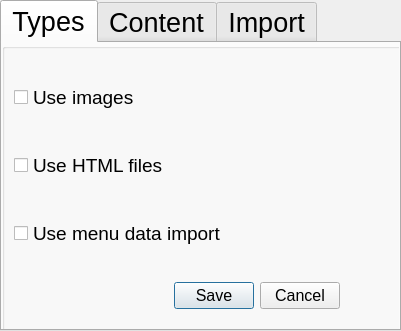
<?xml version="1.0" encoding="UTF-8"?>
<ui version="4.0">
 <class>ConfigDialog</class>
 <widget class="QDialog" name="ConfigDialog">
  <property name="windowModality">
   <enum>Qt::ApplicationModal</enum>
  </property>
  <property name="geometry">
   <rect>
    <x>0</x>
    <y>0</y>
    <width>401</width>
    <height>331</height>
   </rect>
  </property>
  <property name="sizePolicy">
   <sizepolicy hsizetype="MinimumExpanding" vsizetype="MinimumExpanding">
    <horstretch>0</horstretch>
    <verstretch>0</verstretch>
   </sizepolicy>
  </property>
  <property name="minimumSize">
   <size>
    <width>400</width>
    <height>300</height>
   </size>
  </property>
  <property name="windowTitle">
   <string>Settings</string>
  </property>
  <layout class="QVBoxLayout" name="verticalLayout_6">
   <property name="spacing">
    <number>0</number>
   </property>
   <property name="leftMargin">
    <number>0</number>
   </property>
   <property name="topMargin">
    <number>0</number>
   </property>
   <property name="rightMargin">
    <number>0</number>
   </property>
   <property name="bottomMargin">
    <number>0</number>
   </property>
   <item>
    <widget class="QTabWidget" name="settingsTabs">
     <property name="sizePolicy">
      <sizepolicy hsizetype="Minimum" vsizetype="Minimum">
       <horstretch>0</horstretch>
       <verstretch>0</verstretch>
      </sizepolicy>
     </property>
     <property name="minimumSize">
      <size>
       <width>200</width>
       <height>180</height>
      </size>
     </property>
     <property name="font">
      <font>
       <pointsize>20</pointsize>
      </font>
     </property>
     <property name="tabPosition">
      <enum>QTabWidget::North</enum>
     </property>
     <property name="tabShape">
      <enum>QTabWidget::Rounded</enum>
     </property>
     <property name="currentIndex">
      <number>0</number>
     </property>
     <widget class="QWidget" name="typesTab">
      <property name="sizePolicy">
       <sizepolicy hsizetype="MinimumExpanding" vsizetype="MinimumExpanding">
        <horstretch>0</horstretch>
        <verstretch>0</verstretch>
       </sizepolicy>
      </property>
      <property name="minimumSize">
       <size>
        <width>500</width>
        <height>300</height>
       </size>
      </property>
      <attribute name="title">
       <string>Types</string>
      </attribute>
      <layout class="QVBoxLayout" name="verticalLayout_4">
       <property name="spacing">
        <number>0</number>
       </property>
       <property name="leftMargin">
        <number>0</number>
       </property>
       <property name="topMargin">
        <number>0</number>
       </property>
       <property name="rightMargin">
        <number>0</number>
       </property>
       <property name="bottomMargin">
        <number>0</number>
       </property>
       <item>
        <widget class="QGroupBox" name="groupBox">
         <property name="sizePolicy">
          <sizepolicy hsizetype="MinimumExpanding" vsizetype="MinimumExpanding">
           <horstretch>0</horstretch>
           <verstretch>0</verstretch>
          </sizepolicy>
         </property>
         <property name="minimumSize">
          <size>
           <width>100</width>
           <height>100</height>
          </size>
         </property>
         <property name="font">
          <font>
           <pointsize>16</pointsize>
           <weight>50</weight>
           <bold>false</bold>
          </font>
         </property>
         <property name="title">
          <string/>
         </property>
         <layout class="QVBoxLayout" name="verticalLayout">
          <property name="spacing">
           <number>0</number>
          </property>
          <property name="topMargin">
           <number>0</number>
          </property>
          <property name="rightMargin">
           <number>0</number>
          </property>
          <property name="bottomMargin">
           <number>0</number>
          </property>
          <item>
           <widget class="QCheckBox" name="useImagesCheck">
            <property name="sizePolicy">
             <sizepolicy hsizetype="MinimumExpanding" vsizetype="Fixed">
              <horstretch>0</horstretch>
              <verstretch>0</verstretch>
             </sizepolicy>
            </property>
            <property name="minimumSize">
             <size>
              <width>100</width>
              <height>40</height>
             </size>
            </property>
            <property name="font">
             <font>
              <pointsize>14</pointsize>
              <weight>50</weight>
              <bold>false</bold>
             </font>
            </property>
            <property name="text">
             <string>Use images</string>
            </property>
           </widget>
          </item>
          <item>
           <widget class="QCheckBox" name="useHtmlFileCheck">
            <property name="minimumSize">
             <size>
              <width>100</width>
              <height>40</height>
             </size>
            </property>
            <property name="font">
             <font>
              <pointsize>14</pointsize>
              <weight>50</weight>
              <bold>false</bold>
             </font>
            </property>
            <property name="text">
             <string>Use HTML files</string>
            </property>
           </widget>
          </item>
          <item>
           <widget class="QCheckBox" name="useMenuDataCheck">
            <property name="sizePolicy">
             <sizepolicy hsizetype="MinimumExpanding" vsizetype="Fixed">
              <horstretch>0</horstretch>
              <verstretch>0</verstretch>
             </sizepolicy>
            </property>
            <property name="minimumSize">
             <size>
              <width>100</width>
              <height>40</height>
             </size>
            </property>
            <property name="font">
             <font>
              <pointsize>14</pointsize>
              <weight>50</weight>
              <bold>false</bold>
             </font>
            </property>
            <property name="text">
             <string>Use menu data import</string>
            </property>
           </widget>
          </item>
          <item>
           <widget class="QDialogButtonBox" name="okCancelButtonBox">
            <property name="sizePolicy">
             <sizepolicy hsizetype="MinimumExpanding" vsizetype="Fixed">
              <horstretch>0</horstretch>
              <verstretch>0</verstretch>
             </sizepolicy>
            </property>
            <property name="minimumSize">
             <size>
              <width>140</width>
              <height>30</height>
             </size>
            </property>
            <property name="font">
             <font>
              <pointsize>12</pointsize>
              <weight>50</weight>
              <bold>false</bold>
             </font>
            </property>
            <property name="layoutDirection">
             <enum>Qt::LeftToRight</enum>
            </property>
            <property name="standardButtons">
             <set>QDialogButtonBox::Cancel|QDialogButtonBox::Save</set>
            </property>
            <property name="centerButtons">
             <bool>true</bool>
            </property>
           </widget>
          </item>
         </layout>
        </widget>
       </item>
      </layout>
     </widget>
     <widget class="QWidget" name="contentTab">
      <property name="sizePolicy">
       <sizepolicy hsizetype="MinimumExpanding" vsizetype="MinimumExpanding">
        <horstretch>0</horstretch>
        <verstretch>0</verstretch>
       </sizepolicy>
      </property>
      <property name="minimumSize">
       <size>
        <width>300</width>
        <height>100</height>
       </size>
      </property>
      <attribute name="title">
       <string>Content</string>
      </attribute>
      <layout class="QVBoxLayout" name="verticalLayout_5">
       <item>
        <widget class="QGroupBox" name="groupBox_2">
         <property name="sizePolicy">
          <sizepolicy hsizetype="Preferred" vsizetype="Preferred">
           <horstretch>0</horstretch>
           <verstretch>0</verstretch>
          </sizepolicy>
         </property>
         <property name="minimumSize">
          <size>
           <width>180</width>
           <height>80</height>
          </size>
         </property>
         <property name="font">
          <font>
           <pointsize>16</pointsize>
          </font>
         </property>
         <property name="title">
          <string>Rotation settings</string>
         </property>
         <layout class="QHBoxLayout" name="horizontalLayout_2">
          <property name="spacing">
           <number>2</number>
          </property>
          <property name="leftMargin">
           <number>8</number>
          </property>
          <property name="topMargin">
           <number>0</number>
          </property>
          <property name="rightMargin">
           <number>8</number>
          </property>
          <property name="bottomMargin">
           <number>0</number>
          </property>
          <item>
           <widget class="QCheckBox" name="rotateImagesCheck">
            <property name="sizePolicy">
             <sizepolicy hsizetype="Fixed" vsizetype="Fixed">
              <horstretch>0</horstretch>
              <verstretch>0</verstretch>
             </sizepolicy>
            </property>
            <property name="minimumSize">
             <size>
              <width>180</width>
              <height>24</height>
             </size>
            </property>
            <property name="font">
             <font>
              <pointsize>11</pointsize>
             </font>
            </property>
            <property name="text">
             <string> Rotate content every</string>
            </property>
           </widget>
          </item>
          <item>
           <widget class="QDoubleSpinBox" name="rotateTimeBox">
            <property name="sizePolicy">
             <sizepolicy hsizetype="Fixed" vsizetype="Fixed">
              <horstretch>0</horstretch>
              <verstretch>0</verstretch>
             </sizepolicy>
            </property>
            <property name="minimumSize">
             <size>
              <width>70</width>
              <height>24</height>
             </size>
            </property>
            <property name="font">
             <font>
              <pointsize>11</pointsize>
             </font>
            </property>
            <property name="decimals">
             <number>1</number>
            </property>
            <property name="minimum">
             <double>0.500000000000000</double>
            </property>
            <property name="maximum">
             <double>30.000000000000000</double>
            </property>
           </widget>
          </item>
          <item>
           <widget class="QLabel" name="label">
            <property name="sizePolicy">
             <sizepolicy hsizetype="MinimumExpanding" vsizetype="MinimumExpanding">
              <horstretch>0</horstretch>
              <verstretch>0</verstretch>
             </sizepolicy>
            </property>
            <property name="minimumSize">
             <size>
              <width>50</width>
              <height>31</height>
             </size>
            </property>
            <property name="font">
             <font>
              <pointsize>11</pointsize>
             </font>
            </property>
            <property name="text">
             <string>minutes</string>
            </property>
           </widget>
          </item>
         </layout>
        </widget>
       </item>
       <item>
        <widget class="QGroupBox" name="groupBox_3">
         <property name="sizePolicy">
          <sizepolicy hsizetype="MinimumExpanding" vsizetype="MinimumExpanding">
           <horstretch>0</horstretch>
           <verstretch>0</verstretch>
          </sizepolicy>
         </property>
         <property name="minimumSize">
          <size>
           <width>180</width>
           <height>140</height>
          </size>
         </property>
         <property name="font">
          <font>
           <pointsize>16</pointsize>
          </font>
         </property>
         <property name="title">
          <string>Add/Remove</string>
         </property>
         <layout class="QVBoxLayout" name="verticalLayout_2">
          <property name="spacing">
           <number>0</number>
          </property>
          <property name="leftMargin">
           <number>6</number>
          </property>
          <property name="topMargin">
           <number>0</number>
          </property>
          <property name="rightMargin">
           <number>6</number>
          </property>
          <property name="bottomMargin">
           <number>0</number>
          </property>
          <item>
           <widget class="QLabel" name="label_2">
            <property name="sizePolicy">
             <sizepolicy hsizetype="MinimumExpanding" vsizetype="MinimumExpanding">
              <horstretch>0</horstretch>
              <verstretch>0</verstretch>
             </sizepolicy>
            </property>
            <property name="minimumSize">
             <size>
              <width>200</width>
              <height>32</height>
             </size>
            </property>
            <property name="font">
             <font>
              <pointsize>12</pointsize>
             </font>
            </property>
            <property name="text">
             <string>Loaded content:</string>
            </property>
           </widget>
          </item>
          <item>
           <widget class="QListWidget" name="loadedContentWidget">
            <property name="sizePolicy">
             <sizepolicy hsizetype="MinimumExpanding" vsizetype="MinimumExpanding">
              <horstretch>0</horstretch>
              <verstretch>0</verstretch>
             </sizepolicy>
            </property>
            <property name="minimumSize">
             <size>
              <width>200</width>
              <height>20</height>
             </size>
            </property>
           </widget>
          </item>
          <item>
           <widget class="QFrame" name="frame">
            <property name="minimumSize">
             <size>
              <width>180</width>
              <height>40</height>
             </size>
            </property>
            <property name="frameShape">
             <enum>QFrame::NoFrame</enum>
            </property>
            <property name="frameShadow">
             <enum>QFrame::Plain</enum>
            </property>
            <layout class="QHBoxLayout" name="horizontalLayout">
             <property name="spacing">
              <number>12</number>
             </property>
             <property name="leftMargin">
              <number>6</number>
             </property>
             <property name="topMargin">
              <number>3</number>
             </property>
             <property name="rightMargin">
              <number>6</number>
             </property>
             <property name="bottomMargin">
              <number>8</number>
             </property>
             <item>
              <widget class="QPushButton" name="addImageButton">
               <property name="minimumSize">
                <size>
                 <width>120</width>
                 <height>36</height>
                </size>
               </property>
               <property name="font">
                <font>
                 <pointsize>12</pointsize>
                </font>
               </property>
               <property name="text">
                <string>Add Content</string>
               </property>
              </widget>
             </item>
             <item>
              <widget class="QPushButton" name="deleteSelectionButton">
               <property name="minimumSize">
                <size>
                 <width>120</width>
                 <height>36</height>
                </size>
               </property>
               <property name="font">
                <font>
                 <pointsize>12</pointsize>
                </font>
               </property>
               <property name="text">
                <string>Delete Selection</string>
               </property>
              </widget>
             </item>
            </layout>
           </widget>
          </item>
         </layout>
        </widget>
       </item>
      </layout>
     </widget>
     <widget class="QWidget" name="importTab">
      <attribute name="title">
       <string>Import</string>
      </attribute>
      <layout class="QVBoxLayout" name="verticalLayout_7">
       <item>
        <widget class="QGroupBox" name="currentImportedMenuDataBox">
         <property name="sizePolicy">
          <sizepolicy hsizetype="Expanding" vsizetype="Expanding">
           <horstretch>0</horstretch>
           <verstretch>0</verstretch>
          </sizepolicy>
         </property>
         <property name="minimumSize">
          <size>
           <width>100</width>
           <height>100</height>
          </size>
         </property>
         <property name="font">
          <font>
           <pointsize>16</pointsize>
          </font>
         </property>
         <property name="title">
          <string>Current Imported Menu Data</string>
         </property>
         <layout class="QVBoxLayout" name="verticalLayout_3">
          <item>
           <widget class="QLabel" name="menuLbl">
            <property name="sizePolicy">
             <sizepolicy hsizetype="MinimumExpanding" vsizetype="MinimumExpanding">
              <horstretch>0</horstretch>
              <verstretch>0</verstretch>
             </sizepolicy>
            </property>
            <property name="minimumSize">
             <size>
              <width>0</width>
              <height>0</height>
             </size>
            </property>
            <property name="text">
             <string/>
            </property>
           </widget>
          </item>
         </layout>
        </widget>
       </item>
       <item>
        <widget class="QGroupBox" name="importMenuDataBox">
         <property name="font">
          <font>
           <pointsize>16</pointsize>
          </font>
         </property>
         <property name="title">
          <string/>
         </property>
         <property name="alignment">
          <set>Qt::AlignCenter</set>
         </property>
         <property name="flat">
          <bool>true</bool>
         </property>
         <layout class="QVBoxLayout" name="verticalLayout_8">
          <property name="leftMargin">
           <number>0</number>
          </property>
          <property name="topMargin">
           <number>0</number>
          </property>
          <item>
           <widget class="QPushButton" name="importButton">
            <property name="sizePolicy">
             <sizepolicy hsizetype="Fixed" vsizetype="Fixed">
              <horstretch>0</horstretch>
              <verstretch>0</verstretch>
             </sizepolicy>
            </property>
            <property name="minimumSize">
             <size>
              <width>200</width>
              <height>60</height>
             </size>
            </property>
            <property name="text">
             <string>Import from file</string>
            </property>
           </widget>
          </item>
         </layout>
        </widget>
       </item>
      </layout>
     </widget>
    </widget>
   </item>
  </layout>
 </widget>
 <resources/>
 <connections/>
</ui>
